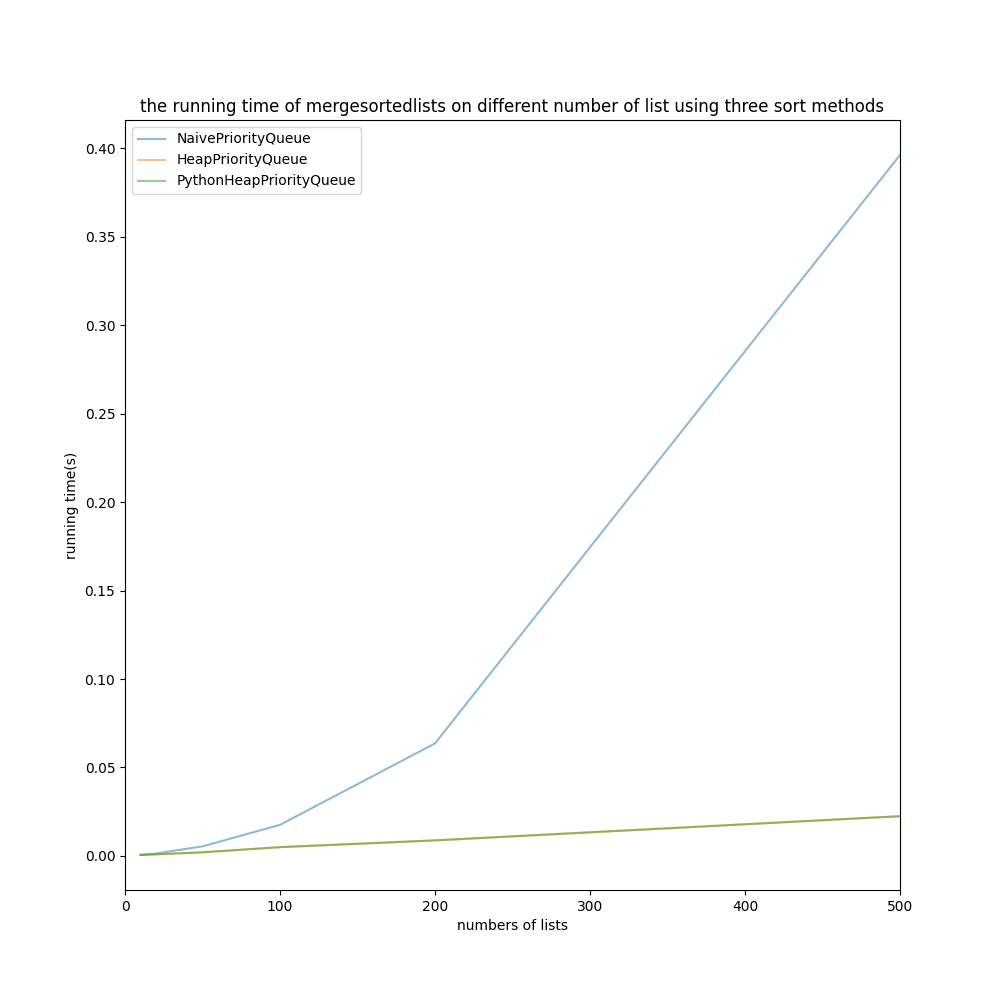

The Python source for this figure:
from random import sample
from time import time
from P2 import Heap, MaxHeap, MinHeap
from P3 import PriorityQueue, NaivePriorityQueue, HeapPriorityQueue, PythonHeapPriorityQueue, mergesortedlists, timeit, generatelists
import matplotlib.pyplot as plt
import heapq

runtimes = []
pqclasses = [NaivePriorityQueue, HeapPriorityQueue, PythonHeapPriorityQueue]
for pqclass in pqclasses:
    runtime = timeit(pqclass=pqclass)
    runtimes.append(runtime)
    print(runtime)
ns = (10, 20, 50, 100, 200, 500)

plt.figure(figsize=(10,10))
plt.plot(ns, runtimes[0], label='NaivePriorityQueue',alpha = 0.5)
plt.plot(ns, runtimes[1], label='HeapPriorityQueue',alpha = 0.5)
plt.plot(ns, runtimes[2], label='PythonHeapPriorityQueue',alpha = 0.5)
plt.legend()
plt.title('the running time of mergesortedlists on different number of list using three sort methods')
plt.xlabel('numbers of lists')
plt.xlim([0, 500])
plt.ylabel('running time(s)')
plt.savefig('P3-C.png')
